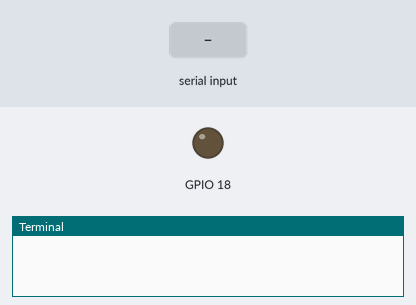
A program run on a simulated Raspberry Pi (BCM pin numbers). On the bench: output pins drawn as LEDs (lit = HIGH), the last lines printed to the terminal. Dashed ring = blinking. The inputs (shaded band) are chosen by the test bench.

Above: at 1.2 s.
1.3 s: "5" typed at the terminal, then Enter
At 1.55 s:
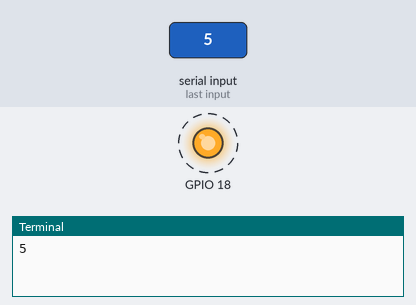
4.3 s: "90" typed at the terminal, then Enter
At 4.55 s:
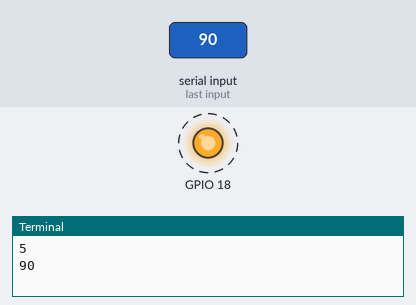
Timing chart, 0 to 13.3 s (numbered marks = the images above; inputs shaded):
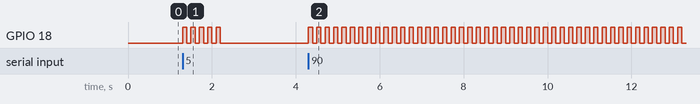

The program:

led.py
```python
import RPi.GPIO as GPIO
import time

# use broadcomm GPIO naming schema
GPIO.setmode(GPIO.BCM)

# setup GPIO pin 18 as an output
GPIO.setup(18, GPIO.OUT)

# start with LED off
GPIO.output(18, GPIO.LOW)

state = 0
while True:
    in_ = input()

    if in_ == 'x':
        break

    try:
        c = int(in_)
    except:
        c = 1


    for _ in range(2 * c):

        if state == 0:
            GPIO.output(18, GPIO.HIGH)
            state = 1
        else:
            GPIO.output(18, GPIO.LOW)
            state = 0
        time.sleep(0.1)


# clean up at end of program
GPIO.cleanup()
```

Measured:
- after the input at 1.3 s, GPIO 18: alternates HIGH for 0.10 s and LOW for 0.10 s, 10 changes in all, then stays LOW, starting at once
- after the input at 4.3 s, GPIO 18: alternates HIGH for 0.10 s and LOW for 0.10 s, starting at once
